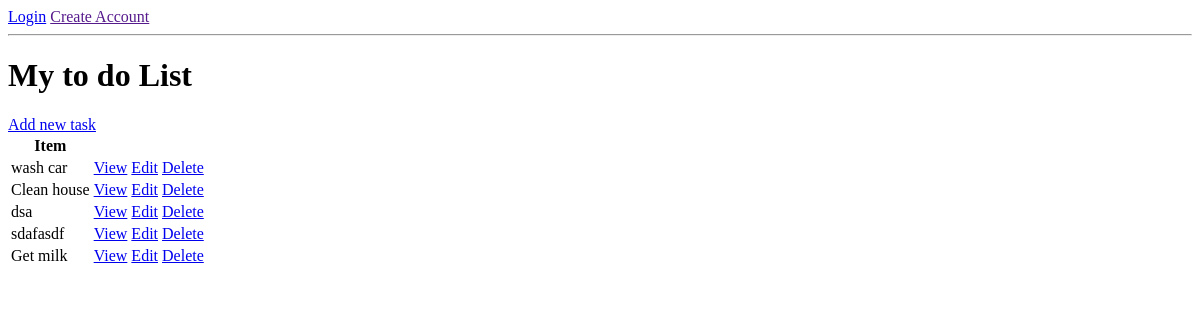
The app's page /, older data.
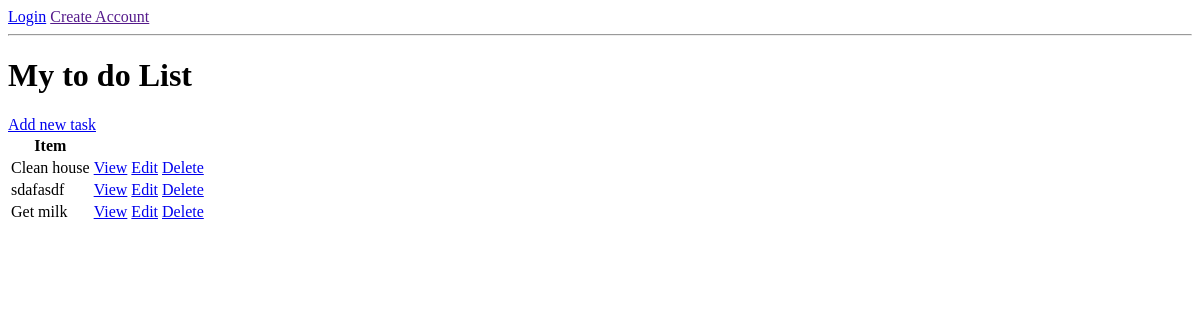
The same page, newer data.
### base/models.py (models this page shows, shortened)
class Task(models.Model):
  user = models.ForeignKey(User, on_delete=models.CASCADE, null=True, blank=True)
  title = models.CharField(max_length=255)
  description = models.TextField(null=True, blank=True)
  complete = models.BooleanField()
  create = models.DateTimeField(auto_now_add=True)
  class Meta:
    ordering = ['complete']

### base/views.py (the view)
# urls.py: path('', TaskList.as_view(), name='tasks'),
class TaskList(ListView):
  model = Task
  context_object_name: Optional[str] = 'tasks'

### base/templates/base/task_list.html
{% if request.user.is_authenticated %}
<p>{{ request.user }}</p>
<a href="">Logout</a>
{% else %}
<a href="{% url 'login' %}">Login</a>
<a href="">Create Account</a>
{% endif %}
<hr>
<h1>My to do List</h1>
<a href="{% url 'task-create' %}">Add new task</a>
<table>
  <tr>
    <th>Item</th>
    <th></th>
    <th></th>
    <th></th>
  </tr>
  {% for task in tasks %}
  <tr>
    <td>{{task.title}}</td>
    <td><a href="{% url 'task' task.id %}">View</a></td>
    <td><a href="{% url 'task-update' task.id %}">Edit</a></td>
    <td><a href="{% url 'task-delete' task.id %}">Delete</a></td>
  </tr>
  {% empty %}
  <h3>No items in list</h3>
  {% endfor %}
</table>

Row changes from the older to the newer data that the page shows:
removed Task: title "wash car"
removed Task: title "dsa"
